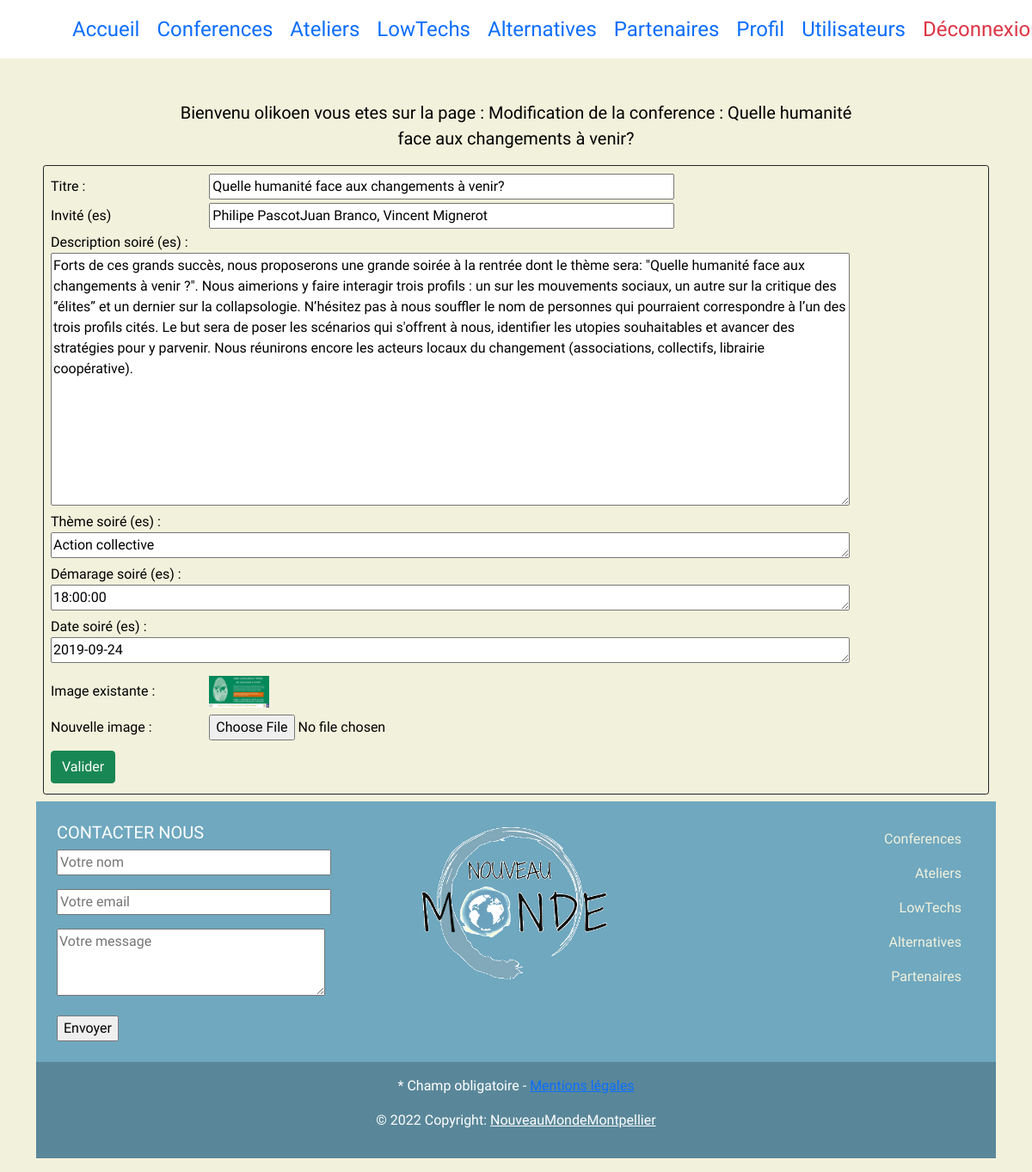
The app's page /conferences/modifier/4 (signed in) with its own data.
### tables this page shows
CREATE TABLE `conference` (
  `id` int(15) NOT NULL,
  `titre` varchar(120) NOT NULL,
  `theme` varchar(50) NOT NULL,
  `invite` varchar(120) NOT NULL,
  `date` date NOT NULL,
  `heure` time NOT NULL,
  `synopsis` text NOT NULL,
  `image` varchar(120) NOT NULL
);

### controllers/ConferenceController.php (called while the page is built, shortened)
<?php
require "models/conferenceManager.php";
class ConferenceController
{
    private $conferenceManager;
    function __construct()
    {
        $this->conferenceManager = new conferenceManager();
        $this->conferenceManager->chargementConferences();
    }
    public function modifierConference($id)
    {
        $conference = $this->conferenceManager->getConferenceById($id);
        require "views/Update/modifierConferenceView.php";
    }
}

### models/ConferenceClass.php (called while the page is built, shortened)
<?php
class Conference
{
    private $titre;
    private $invite;
    private $theme;
    private $date;
    private $synopsis;
    private $heure;
    private $image;
    private $id;
    function __construct($titre, $invite, $synopsis, $theme, $date, $heure, $image, $id)
    {
        $this->titre = $titre;
        $this->invite = $invite;
        $this->theme = $theme;
        $this->synopsis = $synopsis;
        $this->date = $date;
        $this->heure = $heure;
        $this->image = $image;
        $this->id = $id;
    }
    public function getTitre()
    {
        return $this->titre;
    }
    public function getTheme()
    {
        return $this->theme;
    }
    public function getDate()
    {
        return $this->date;
    }
    public function getInvite()
    {
        return $this->invite;
    }
    public function getSynopsis()
    {
        return $this->synopsis;
    }
    public function getHeure()
    {
        return $this->heure;
    }
    public function getImage()
    {
        return $this->image;
    }
    public function getid()
    {
        return $this->id;
    }
}

### models/ConferenceManager.php (called while the page is built, shortened)
<?php
require "ConferenceClass.php";
class ConferenceManager extends Model
{
    private $conferences = [];
    public function ajoutConference($conference)
    {
        $this->conferences[] = $conference;
    }
    public function chargementConferences()
    {
        $db = $this->getBdd();
        $sql = "SELECT * FROM conference ORDER BY titre";
        $req = $db->prepare($sql);
        $req->execute([]);
        $data = $req->fetchAll(PDO::FETCH_ASSOC);
    }
    public function getConferenceById($id)
    {
        foreach ($this->conferences as $value) {
            if ($value->getId() == $id) {
                return $value;
            }
        }
    }
}

### views/Update/modifierConferenceView.php (the view, shortened to what this page needs)
<div class="m-2 p-2 border border-dark rounded-1">
    <form action="<?= URL ?>conferences/modifValider" method="POST" enctype="multipart/form-data">
        <div class="mb-1">
            <label for="titre" class="col-2 pt-1">Titre :</label>
            <input class="col-6" type="text" name="titre" id="titre" value="<?= $conference->getTitre() ?>">
        </div>
        <div class="mb-1">
            <label for="invite" class="col-2">Invité (es)</label>
            <input class="col-6" type="text" value="<?= $conference->getInvite() ?>" name="invite" id="invite">
        </div>
        <div class="mb-1">
            <div>
                <label for="synopsis" class="col-2">Description soiré (es) :</label>
                <textarea id="synopsis" name="synopsis" rows="12" cols="100"><?= $conference->getSynopsis() ?></textarea>
            </div>
            <div>
                <label for="theme" class="col-2">Thème soiré (es) :</label>
                <textarea id="theme" name="theme" rows="1" cols="100"><?= $conference->getTheme() ?></textarea>
            </div>
            <div>
                <label for="heure" class="col-2">Démarage soiré (es) :</label>
                <textarea id="heure" name="heure" rows="1" cols="100"><?= $conference->getHeure() ?></textarea>
            </div>
            <div>
                <label for="date" class="col-2">Date soiré (es) :</label>
                <textarea id="date" name="date" rows="1" cols="100"><?= $conference->getDate() ?></textarea>
            </div>
            <div>
                <label for="image" class="col-2">Image existante : </label>
                <img class="mt-2 mb-2" src="<?= URL ?>public/images/conferences/<?= $conference->getImage() ?>" name="image" alt="image" width="70px;">
            </div>
            <div class=" mb-1">
                <label for="image" class="col-2">Nouvelle image :</label>
                <input type="file" name="newImage" id="inputGroupFile04" aria-describedby="inputGroupFileAddon04" aria-label="Upload">
            </div>
            <button class="btn btn-success mt-2">Valider</button>
    </form>
</div>
<?php
$titre = "Modification de la conference : " . $conference->getTitre();
$content = ob_get_clean();
require_once "views/Read/template.php";

### views/Read/template.php (shortened to what this page needs)
<!DOCTYPE html>
<html lang="fr">
<head>
    <link href="https://cdn.jsdelivr.net/npm/bootstrap@5.0.2/dist/css/bootstrap.min.css" rel="stylesheet">
    <link rel="stylesheet" href="<?= URL ?>style.css">
</head>
<body>
    <header>
        <div>
            <nav id="navbarTemplate" class="navbar bg-white navbar-expand-lg mb-5">
                <div id="navposition" class=" container-fluid">
                    <div class="collapse navbar-collapse" id="navbarSupportedContent">
                        <ul class="navbar-nav mb-2 mb-lg-0 fs-4">
                            <li class="nav-item me-1">
                                <a class="nav-link active" aria-current="page" href="<?= URL ?>accueil">Accueil</a>
                            </li>
                            <li class="nav-item me-1">
                                <a class="nav-link" href="<?= URL ?>conferences">Conferences</a>
                            </li>
                            <li class="nav-item me-1">
                                <a class="nav-link" href="<?= URL ?>ateliers">Ateliers</a>
                            </li>
                            <li class="nav-item me-1">
                                <a class="nav-link" href="<?= URL ?>lowtechs">LowTechs</a>
                            </li>
                            <li class="nav-item me-1">
                                <a class="nav-link" href="<?= URL ?>alternatives">Alternatives</a>
                            </li>
                            <li class="nav-item me-1">
                                <a class="nav-link" href="<?= URL ?>partenaires">Partenaires</a>
                            </li>
                            <?php
                            if ($_SESSION['role'] === "1" || $_SESSION['role'] === "2" || $_SESSION['role'] === "3") {
                            ?>
                                <li class="nav-item me-1">
                                    <a class="nav-link" href="<?= URL ?>utilisateurs/utilisateur/<?= $_SESSION["pseudo"] ?>">Profil</a>
                                </li>
                            <?php
                            }
                            if ($_SESSION['role'] === "1" || $_SESSION['role'] === "3") {
                            ?>
                                <li class="nav-item me-1">
                                    <a class="nav-link" href="<?= URL ?>utilisateurs">Utilisateurs</a>
                                </li>
                            <?php
                            }
                            if (!isset($_SESSION['pseudo'])) {
                            ?>
                                <li class="nav-item">
                                    <a class="nav-link active text-success" href="<?= URL ?>connexion">Connexion</a>
                                </li>
                            <?php
                            } else {
                            ?>
                                <li class="nav-item ">
                                    <a class="nav-link active text-danger" href="<?= URL ?>deconnexion">Déconnexion</a>
                                </li>
                            <?php
                            }
                            ?>
                        </ul>
                    </div>
                </div>
            </nav>
            <?php
            if (isset($_SESSION['pseudo'])) {
            ?>
                <div class="col-8 m-auto text-center">
                    <p class="fs-5">Bienvenu <?= $_SESSION['pseudo'] ?> vous etes sur la page : <?= $titre ?></p>
                </div>
            <?php
            }
            ?>
        </div>
    </header>
    <div class="container mb-3" id="contprincip">
        <?= $content ?>
    </div>
    <footer>
        <footer id="footer" class="text-white text-center text-lg-start">
            <div class="container p-4">
                <div class="row">
                    <div class="col-lg-4 col-md-12 mb-4 mb-md-0">
                        <h5 class="text-uppercase">Contacter nous</h5>
                        <form method="POST" action="post_contact" class="wpcf7-form">
                            <div class="contact-form-footer">
                                <p><span><input type="text" name="nom" size="30" placeholder="Votre nom" required></span></p>
                                <p><span><input type="email" name="email1" pattern="^[\w-\.]+@([\w-]+\.)+[\w-]{2,4}$" size="30" placeholder="Votre email" required></span></p>
                                <p><span><textarea name="votre-message" cols="32" rows="3" placeholder="Votre message" required></textarea></span></p>
                                <div><input type="submit" name="submit" value="Envoyer"><span class="ajax-loader"></span></div>
                            </div>
                        </form>
                    </div>
                    <div class="col-lg-4 col-md-6 mb-4 mb-md-0 text-center">
                        <img class="text-center" src="<?= URL ?>public/images/LOGO_LE_NOUVEAU_MONDE.png" alt="logo NMonde" width="70%;">
                    </div>
                    <div class="col-lg-4 col-md-6 mb-4 mb-md-0 text-end">
                        <ul class="list-unstyled">
                            <li class="nav-item text-end">
                                <a class="nav-link active" href="<?= URL ?>conferences">Conferences
                                </a>
                                <a class="nav-link active" href="<?= URL ?>ateliers">Ateliers
                                </a>
                                <a class="nav-link active" href="<?= URL ?>lowtechs">LowTechs
                                </a>
                                <a class="nav-link active" href="<?= URL ?>alternatives">Alternatives
                                </a>
                                <a class="nav-link active" href="<?= URL ?>partenaires">Partenaires
                                </a>
                            </li>
                        </ul>
                    </div>
                </div>
            </div>
            <div class="text-center p-3" style="background-color: rgba(0, 0, 0, 0.2);">
                <p class="fs-6">* Champ obligatoire - <a href="<?= URL ?>mentionLegales"> Mentions légales </a></p>
                <p> © 2022 Copyright: <a class="text-white" href="#">NouveauMondeMontpellier</a></p>
            </div>
        </footer>
</body>
</html>

### style.css (style rules this page uses)
body { width: 100%; height: 100%; background-color: #F2F1DC ; color: black; font-family: Gothic A1; }
#footer { background-color: #6FA8BF !important; }
#footer ul li a { color: #F2F1DC !important; }

### records on screen
conference: titre "Modification de la conference : Quelle humanité face aux changements à venir?", titre "Quelle humanité face aux changements à venir?", invite "Philipe PascotJuan Branco, Vincent Mignerot", synopsis "Forts de ces grands succès, nous proposerons une grande soirée à la rentrée dont le thème sera: \"Quelle humanité face aux changements à venir ?\". Nous aimerions y faire interagir trois profils : un sur les mouvements sociaux, un autre sur la critique des ‘’élites’’ et un dernier sur la collapsologie. N’hésitez pas à nous souffler le nom de personnes qui pourraient correspondre à l’un des trois profils cités. Le but sera de poser les scénarios qui s'offrent à nous, identifier les utopies souhaitables et avancer des stratégies pour y parvenir. Nous réunirons encore les acteurs locaux du changement (associations, collectifs, librairie coopérative).", theme "Action collective", heure "18:00:00", date "2019-09-24", image (picture)

### other values on screen
$_SESSION['pseudo'] "olikoen"
